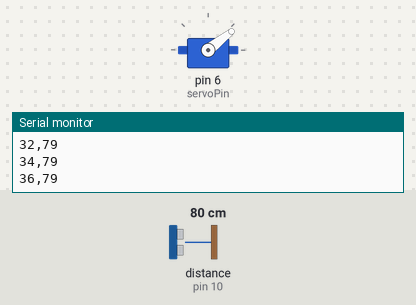
Recording of a sketch running on a simulated Arduino Uno, built with avr-gcc and run on an emulated ATmega328P. Shown: servo, the last lines printed to the serial monitor. Wiring (inferred from the names in the program): ultrasonic range finder: trigger pin 9; echo pin 10. Inputs (shaded band) come from the test bench; at power-on: distance to the obstacle (sensor on pin 10) 80 cm. The echo pulse lasts 58.3 µs per cm.

Above: at 1.25 s.
1.3 s: distance to the obstacle (sensor on pin 10) set to 120 cm
At 1.66 s:
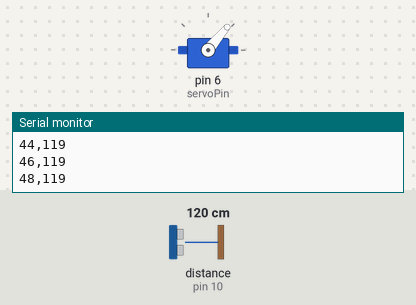
4.3 s: distance to the obstacle (sensor on pin 10) set to 2 cm
At 5.94 s:
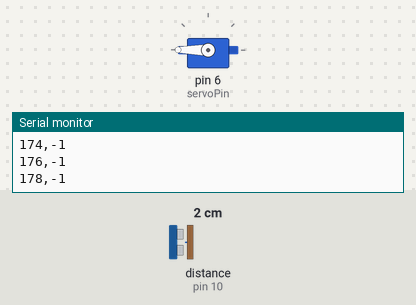
7.3 s: distance to the obstacle (sensor on pin 10) set to 18 cm
At 7.41 s:
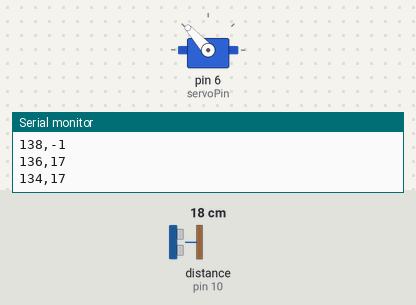
Timing chart, 0 to 19.3 s (numbered marks = the images above; inputs shaded):
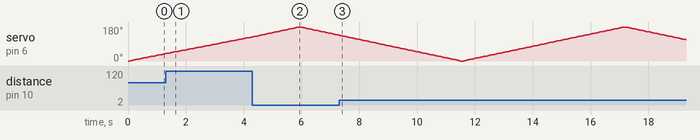

The sketch:

radar.ino
```cpp
#include <Servo.h>

const int trigPin = 9;
const int echoPin = 10;
const int servoPin = 6;

Servo radarServo;

long getDistanceCM();

void setup() {
  Serial.begin(9600);
  pinMode(trigPin, OUTPUT);
  pinMode(echoPin, INPUT);
  radarServo.attach(servoPin);
}

void loop() {
  for (int angle = 0; angle <= 180; angle += 2){
    radarServo.write(angle);
    delay(60);
    long distance = getDistanceCM();
    if (distance > 200 || distance < 5){
      distance = -1;
    }
    Serial.print(angle);
    Serial.print(",");
    Serial.println(distance);
  }

  for (int angle = 180; angle >= 0; angle -=2){
    radarServo.write(angle);
    delay(60);
    long distance = getDistanceCM();
    if (distance > 200 || distance < 5){
      distance = -1;
    }
    Serial.print(angle);
    Serial.print(",");
    Serial.println(distance);
  }
}

long getDistanceCM(){
  digitalWrite(trigPin, LOW);
  delayMicroseconds(2);
  digitalWrite(trigPin, HIGH);
  delayMicroseconds(10);
  digitalWrite(trigPin, LOW);

  long duration = pulseIn(echoPin, HIGH, 30000);
  if (duration == 0){
    return -1; //no echo recieved
  }

  long distance = duration * 0.0343 / 2;
  return distance;
}
```
